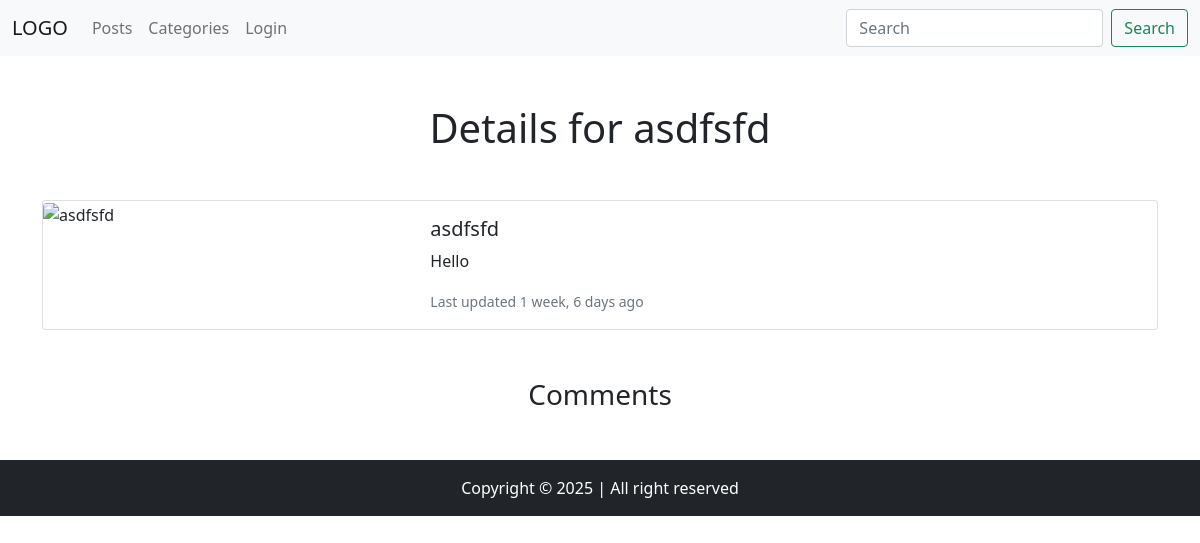
/post/details/9/, run on an earlier commit of the app's database.
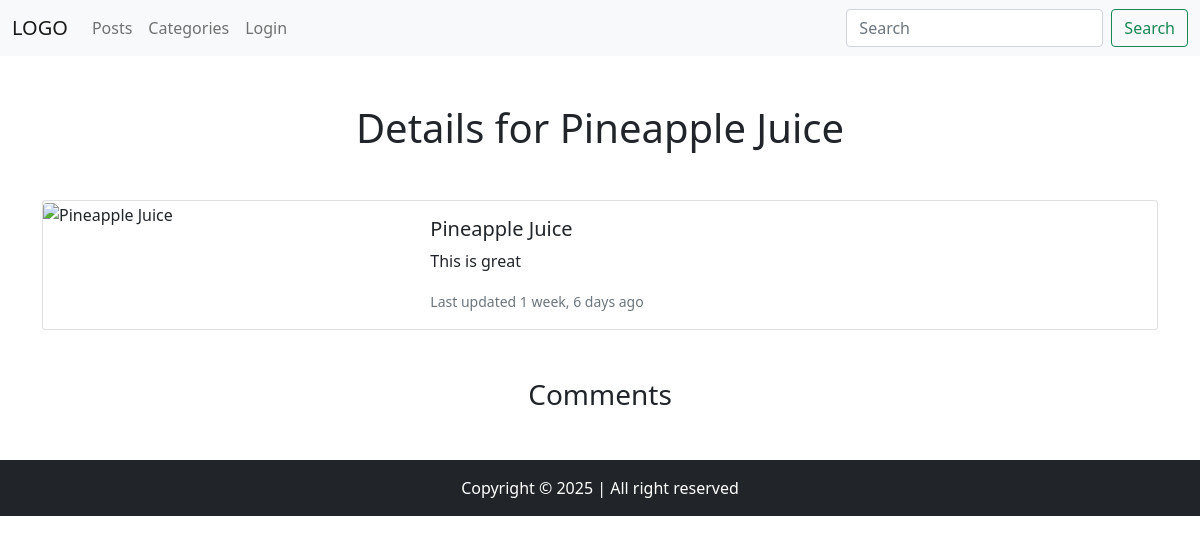
And on a later commit of the database.
### app/models.py (models this page shows)
class PostModel(models.Model):
    title = models.CharField(max_length=100)
    description = models.TextField()
    viewer = models.IntegerField(default=1)
    category = models.ForeignKey(CategoryModel, on_delete=models.CASCADE, null=True)
    image = models.ImageField(null=True, upload_to="posts/")
    created_at = models.DateTimeField(auto_now_add=True)
    updated_at = models.DateTimeField(auto_now=True)
    class Meta:
        verbose_name = "Post"
        verbose_name_plural = "Posts"

### app/views.py (the view)
# urls.py: path("post/details/<int:pk>/", views.post_details),
def post_details(request, pk):
    post = PostModel.objects.get(id=pk)
    comments = CommentModel.objects.filter(post_id=post.id).order_by("-created_at")
    return render(request, "post_details.html", {"post": post, "comments": comments})

### templates/post_details.html (shortened to what this page needs)
{% extends 'components/base.html' %}
{% block body %}
{% load humanize %}
<h1 class="text-center mb-5">Details for {{ post.title }}</h1>
<div class="card mb-3">
    <div class="row g-0">
        <div class="col-md-4">
            {% if post.image %}
            <img src="{{ post.image.url }}" class="img-fluid rounded-start" alt="{{ post.title }}">
            {% else %}
            <img src="https://encrypted-tbn0.gstatic.com/images?q=tbn:ANd9GcQgE2ZVQ_3i2YvbYNZFyGVqclC7-eLgOmUp52QB0FtBBuAEC6yJtqygHSQgQ5FgCaeEg0o&usqp=CAU"
                class="img-fluid rounded-start" alt="{{ post.title }}">
            {% endif %}
        </div>
        <div class="col-md-8">
            <div class="card-body">
                <h5 class="card-title">{{ post.title }}</h5>
                <p class="card-text">{{ post.description }}</p>
                <p class="card-text"><small class="text-muted">Last updated {{ post.updated_at|naturaltime }}</small>
                </p>
            </div>
        </div>
    </div>
</div>
<div class="mt-5">
    <h3 class="text-center mb-3">Comments</h3>
</div>
{% endblock %}

What changed in the data, as far as the page shows it:
changed PostModel: title "asdfsfd" → "Pineapple Juice"; description "Hello" → "This is great"
